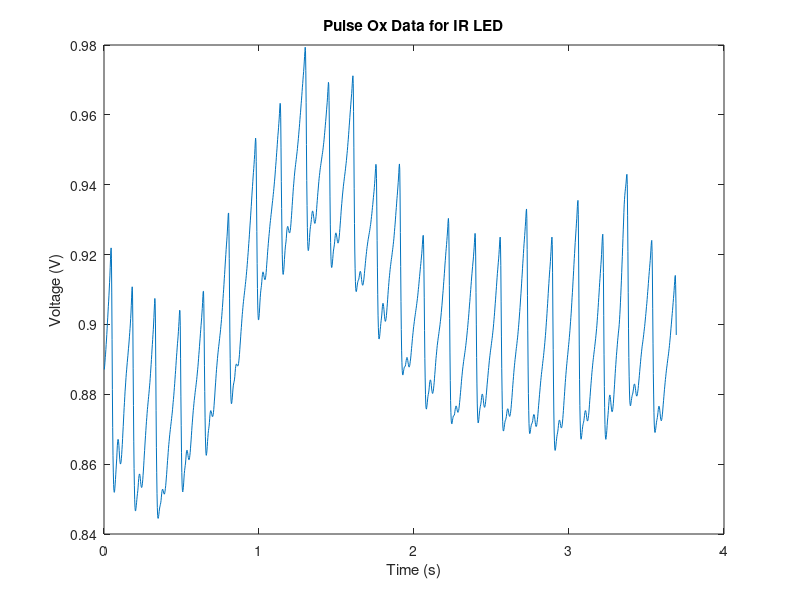

Recreate this plot in MATLAB.
%Processing data from the AFE4490
%Graphing the data to help visualize it 

%Written by Chloe Melnick
%Last update 06/07/2019
%%
IR = [0.88710079
0.88806495
0.88919219
0.89046363
0.89148912
0.89281949
0.89429168
0.89554138
0.89712924
0.89872751
0.90043487
0.90188484
0.90357227
0.90520248
0.90666971
0.90836629
0.91015377
0.91206893
0.91390457
0.91626844
0.91866884
0.92104797
0.921912
0.91897087
0.90901222
0.89572448
0.88136272
0.8704463
0.8625389
0.85772438
0.85419569
0.85245046
0.85192737
0.85215625
0.85311641
0.85434093
0.85561189
0.85712985
0.85857238
0.8600481
0.86150207
0.86342582
0.86525402
0.86638126
0.86708459
0.86702041
0.86640987
0.86542396
0.86388416
0.86233692
0.86125097
0.86039266
0.86002645
0.86019239
0.86062946
0.861553
0.86273298
0.86422519
0.86561689
0.8673335
0.86917762
0.87078104
0.87263259
0.87447052
0.876198
0.87763423
0.87928686
0.88089809
0.88208255
0.88348331
0.88479595
0.88601531
0.88699378
0.8880845
0.88910923
0.89011745
0.89103012
0.89208869
0.89317817
0.89412126
0.89526281
0.89646205
0.89770612
0.8988367
0.90014247
0.90172977
0.90327653
0.90536899
0.90760688
0.90978012
0.91077527
0.90870494
0.900638
0.88745555
0.87677936
0.86657819
0.85874919
0.85382537
0.84981079
0.84755973
0.84666481
0.84664306
0.84723243
0.84808044
0.84894962
0.84993953
0.85084476
0.85162363
0.85237321
0.85342483
0.8547203
0.85588655
0.85669155
0.85714473
0.85718135
0.85678424
0.85597972
0.85501041
0.85414295
0.85358104
0.85332469
0.85337619
0.85380945
0.85454807
0.85554323
0.85681686
0.85802707
0.85949535
0.86106548
0.86261568
0.86392993
0.86547098
0.8669197
0.86822042
0.86961193
0.87098922
0.8722681
0.87328157
0.87452487
0.87566928
0.87656078
0.87755756
0.87845478
0.87941379
0.88028984
0.88130435
0.88240823
0.88334255
0.88457164
0.88588371
0.88724098
0.88850955
0.88996353
0.8914215
0.89298191
0.89426822
0.89571485
0.89715728
0.89848766
0.90012245
0.90196838
0.90410337
0.9059452
0.90743522
0.90611467
0.90038738
0.88802261
0.87529859
0.86469497
0.85768718
0.85158462
0.84756097
0.84533901
0.84452419
0.84448251
0.84498319
0.84564342
0.8464509
0.84715518
0.84776458
0.84809818
0.84850158
0.84891815
0.84956474
0.8505495
0.85148963
0.8522273
0.85262145
0.85282573
0.85272331
0.85240001
0.85203847
0.85161666
0.85143241
0.85142335
0.85178432
0.85228738
0.8530838
0.85381107
0.85485591
0.85602264
0.85708694
0.85840473
0.85968704
0.86103687
0.86207599
0.86333026
0.86452846
0.86562366
0.86650314
0.86746511
0.86840858
0.86917476
0.86994438
0.87075242
0.87152309
0.87223443
0.87303085
0.87388343
0.87461357
0.87557716
0.87659397
0.87764225
0.87851371
0.87956886
0.88072071
0.88190116
0.88303585
0.88433475
0.88564281
0.88683242
0.88822469
0.88959798
0.89091119
0.89198169
0.89328804
0.8944828
0.89548702
0.89663658
0.89793605
0.89940776
0.90085611
0.90264759
0.90406665
0.90388755
0.89978542
0.89032688
0.87947444
0.87113056
0.86326847
0.85759458
0.85404281
0.85250358
0.85206995
0.85253448
0.85339393
0.85463342
0.85605583
0.85730323
0.85817356
0.85891742
0.85962524
0.86032114
0.86143283
0.86262187
0.86353282
0.86391849
0.86396894
0.86368732
0.86314544
0.86251373
0.86187
0.8613945
0.86125717
0.8613573
0.86181173
0.86253604
0.8633646
0.86455593
0.86574783
0.86693801
0.86828498
0.86962518
0.87098236
0.87203521
0.87318649
0.87432346
0.87542448
0.87627182
0.8772932
0.87819967
0.87892112
0.87971191
0.88053932
0.88128604
0.88190755
0.88272008
0.88347187
0.88424835
0.88513011
0.88608913
0.88701496
0.88791618
0.88900861
0.89018039
0.89140548
0.89246635
0.89372463
0.89495096
0.89606266
0.89732561
0.89848594
0.89964523
0.90071125
0.90189514
0.90328903
0.90455703
0.90623016
0.90804462
0.9094614
0.90948314
0.90596351
0.8978857
0.88833341
0.88077459
0.87345371
0.8679944
0.86489877
0.86297378
0.86251716
0.8629692
0.86379261
0.86509952
0.86646089
0.86762866
0.86875877
0.86960849
0.87026481
0.87088222
0.87190361
0.87316188
0.87429199
0.87494955
0.87531337
0.87525959
0.87505187
0.87459239
0.8741146
0.87373294
0.87361507
0.87372093
0.87412843
0.87472
0.87561149
0.87674217
0.8780611
0.87921981
0.88064117
0.88208255
0.88328018
0.88460264
0.88592948
0.88716259
0.88814277
0.88922319
0.89025192
0.89121952
0.89204921
0.89290122
0.89371948
0.89442787
0.8952301
0.89602317
0.89687805
0.89756879
0.89850654
0.89947471
0.90033826
0.90140256
0.90251026
0.90369071
0.90485115
0.90613574
0.90746841
0.90884122
0.91009197
0.91149215
0.91305837
0.91431884
0.91581926
0.91729431
0.91875686
0.92004089
0.92146224
0.92275543
0.92391128
0.92525424
0.92674026
0.92846431
0.93015012
0.93179969
0.93188896
0.92754764
0.9189085
0.90732021
0.89728946
0.89030752
0.88413105
0.88001747
0.87795581
0.87732295
0.87749519
0.87828311
0.87919692
0.88039627
0.88150463
0.88242187
0.88294143
0.88339061
0.88373451
0.88435134
0.8851387
0.8862854
0.88737945
0.88802204
0.88853702
0.88869552
0.88855247
0.88841285
0.88818569
0.88814048
0.88811702
0.88832817
0.88880081
0.88956184
0.89039211
0.8914215
0.89274225
0.89409885
0.89526281
0.89663829
0.8979824
0.89909305
0.90037021
0.90161428
0.90281982
0.90376224
0.90481004
0.90579872
0.90659923
0.90746097
0.9082386
0.90902652
0.90974464
0.91058406
0.9114252
0.91226234
0.91307373
0.91404304
0.91507987
0.91600112
0.91711692
0.91828308
0.91949567
0.920545
0.92183418
0.92319259
0.92427406
0.92566118
0.9270195
0.92844085
0.92964372
0.93107242
0.93249378
0.93381509
0.93531589
0.93679676
0.93819923
0.93945465
0.94085483
0.94221897
0.94346752
0.94458045
0.94583873
0.94726524
0.94863338
0.95036144
0.95219364
0.95333175
0.95236759
0.94669256
0.93587722
0.92656745
0.91741571
0.91029396
0.9053009
0.90263156
0.90133962
0.90133552
0.90208168
0.90316314
0.90472526
0.90641956
0.90770826
0.90895214
0.90980014
0.91053657
0.91118659
0.91222801
0.91338787
0.91426048
0.91487617
0.91505184
0.91483268
0.91439552
0.91387948
0.91335926
0.91296615
0.91279907
0.91288032
0.91332445
0.91390523
0.91482648
0.91594905
0.91725263
0.91838607
0.91965351
0.92095813
0.9219881
0.92311134
0.92415504
0.92522058
0.92605886
0.92712249
0.92808551
0.92899646
0.92977981
0.93063526
0.93147411
0.93221054
0.93304882
0.9338809
0.93474206
0.93547782
0.93631277
0.93721046
0.93803272
0.93898544
0.93994789
0.94100418
0.94191799
0.94306926
0.94429664
0.94555387
0.94658317
0.94784774
0.9491559
0.95026988
0.95157508
0.95289812
0.95412368
0.95511589
0.95631523
0.95757408
0.95877571
0.96037445
0.96196517
0.9632904
0.96306838
0.95932397
0.95075855
0.94086856
0.9331644
0.92559299
0.91996593
0.91669063
0.91474857
0.91431598
0.91480932
0.91567726
0.9170248
0.91858921
0.9198698
0.92116651
0.92219009
0.92296323
0.92361431
0.92463979
0.92588148
0.92702808
0.92764778
0.92803916
0.92803688
0.92781028
0.92736225
0.92687644
0.92642726
0.92623338
0.92621555
0.92650394
0.92696866
0.927816
0.92881736
0.93004875
0.93125953
0.93259344
0.93405761
0.935293
0.93666687
0.93797092
0.93924865
0.94025402
0.94132633
0.94240264
0.9433566
0.94418506
0.94497928
0.94580154
0.94645557
0.94719324
0.94797763
0.94878902
0.94950428
0.95038833
0.95141324
0.95224227
0.95322532
0.95429248
0.95536022
0.9563095
0.95749111
0.95862808
0.95977935
0.96075038
0.96195487
0.96317253
0.96421165
0.96545848
0.96668128
0.96792354
0.96898899
0.97022495
0.9713665
0.97240743
0.97370109
0.97515401
0.97674007
0.97814769
0.97936191
0.97840347
0.97273521
0.96347408
0.95153913
0.94120798
0.93402271
0.92773189
0.92370996
0.92165966
0.92113952
0.92144336
0.92234687
0.92341747
0.92485656
0.92622241
0.92728157
0.92803516
0.92858276
0.92921791
0.93004188
0.93089332
0.93183345
0.9323656
0.93249549
0.93224887
0.9317213
0.93101348
0.93037548
0.92963962
0.92906341
0.92892665
0.9290039
0.92946062
0.93013744
0.93090934
0.93195476
0.93314208
0.93439874
0.93551959
0.93668575
0.93782272
0.93878402
0.93990497
0.94092807
0.94185791
0.94263277
0.94341316
0.94426574
0.94487972
0.94551601
0.94612426
0.94679555
0.94733848
0.94798288
0.94861907
0.94914493
0.94983844
0.9505537
0.95141897
0.95212154
0.95303077
0.95401554
0.95501861
0.95600967
0.9570425
0.95813541
0.95910472
0.96025142
0.96144504
0.96253852
0.96359138
0.96505174
0.96665039
0.96804027
0.96930894
0.96873493
0.96409835
0.95622768
0.94592113
0.93651065
0.92870864
0.92344322
0.9193531
0.91710033
0.91632156
0.91631641
0.91694698
0.91790256
0.91888504
0.92007408
0.9209959
0.92161674
0.92215003
0.92279491
0.92364635
0.9245819
0.92548828
0.92606563
0.92621049
0.92604904
0.92560729
0.92498311
0.92439947
0.92374143
0.9233797
0.92329101
0.92342891
0.92383747
0.92450923
0.92529258
0.92636547
0.9274887
0.92873897
0.92984275
0.93114166
0.93243322
0.93361482
0.93460407
0.93568553
0.93677558
0.93763046
0.93852539
0.93941125
0.94021739
0.94089202
0.94167194
0.94239749
0.94306583
0.94376573
0.94455127
0.94537582
0.94611511
0.94695968
0.94792957
0.94887485
0.94978981
0.9509056
0.95203914
0.95303831
0.95429649
0.95552845
0.95684852
0.95793743
0.95923528
0.96053133
0.96160812
0.96285209
0.96399888
0.96510038
0.96613254
0.96757164
0.96909151
0.97060499
0.97118396
0.96896495
0.96099243
0.95055713
0.93883724
0.92890777
0.92102279
0.91608352
0.91228179
0.9102499
0.90947856
0.90940771
0.90986938
0.91058807
0.91127643
0.91189842
0.91232814
0.9125616
0.91274585
0.91297988
0.91352806
0.9141077
0.91470394
0.91508731
0.91519031
0.91498031
0.91443958
0.9136013
0.91282949
0.91208152
0.91149339
0.91123237
0.91123304
0.91156654
0.91210498
0.91274757
0.91359052
0.91452426
0.91553249
0.91637306
0.91738529
0.91831693
0.91927471
0.92002372
0.92088489
0.92173233
0.92232913
0.92301759
0.92365722
0.92425069
0.92473182
0.92528514
0.92581443
0.92627916
0.92683067
0.92739782
0.92803115
0.92858619
0.92929468
0.9300786
0.93092479
0.93169841
0.93258647
0.93351755
0.93433914
0.93534221
0.93630294
0.93727407
0.93806705
0.93916168
0.94039764
0.94155921
0.94308643
0.94466695
0.94582958
0.94551773
0.94181671
0.93365421
0.92397603
0.91618652
0.90849437
0.90264587
0.89917144
0.89678707
0.89582929
0.89595451
0.89645586
0.89733419
0.89846305
0.89935054
0.90029535
0.90105352
0.901826
0.90268764
0.90390882
0.90506973
0.90581359
0.90604028
0.90580215
0.9051773
0.90432529
0.90323753
0.90218753
0.90141506
0.90098533
0.9008852
0.90123662
0.90172462
0.90253772
0.9035757
0.90478019
0.90589485
0.90722761
0.90854015
0.90979843
0.91086902
0.91200714
0.91311092
0.91394405
0.91490592
0.91576423
0.91654987
0.91721591
0.91798324
0.91864414
0.91922206
0.91993627
0.92065258
0.92137413
0.92204589
0.92284927
0.92366466
0.92452535
0.9255289
0.92666072
0.92772331
0.92872066
0.9299263
0.93119316
0.93242282
0.93346605
0.93472995
0.93599805
0.93693752
0.93817691
0.93933448
0.94060535
0.94191112
0.94351968
0.945195
0.94594917
0.94446029
0.9376379
0.92630491
0.91656417
0.90655813
0.8985363
0.89262714
0.88916931
0.8868061
0.88574066
0.88551464
0.88582429
0.88643188
0.88704309
0.8874608
0.88777265
0.88789157
0.88792648
0.88808212
0.88856563
0.88916416
0.88973245
0.89025602
0.89054145
0.89048652
0.89021701
0.88963737
0.88898334
0.88850669
0.88803873
0.88779716
0.88789501
0.88819608
0.88873329
0.88947496
0.89011297
0.89100494
0.89197654
0.89307003
0.89398498
0.89499893
0.89598379
0.89693241
0.89770431
0.89867649
0.8994461
0.90008649
0.90081996
0.90154495
0.90219507
0.90277805
0.90342817
0.90405521
0.9046194
0.90533695
0.90600023
0.90672912
0.90740032
0.9081871
0.90907115
0.9099924
0.91081008
0.91179094
0.91279621
0.91372547
0.91468963
0.91563329
0.91659336
0.91739854
0.91834602
0.91931476
0.92022686
0.92140331
0.92279376
0.92419567
0.92532806
0.92551288
0.92278585
0.91564693
0.90760746
0.89829769
0.890209
0.88467864
0.87998657
0.87718906
0.87596454
0.87575063
0.87616424
0.87692184
0.8777172
0.87866935
0.8794178
0.87994594
0.88038711
0.88095197
0.88184566
0.88288822
0.88359556
0.8840372
0.88412532
0.88391132
0.88331108
0.88242759
0.88152065
0.88089523
0.88038711
0.88023891
0.88043231
0.88085975
0.88154869
0.8824316
0.88330478
0.88443889
0.88564796
0.88669452
0.88796482
0.88914527
0.89029035
0.89113597
0.89214248
0.89310274
0.89397125
0.89467678
0.89536685
0.8960844
0.89662752
0.89734725
0.89799098
0.89868106
0.89924983
0.9000143
0.90080223
0.90153236
0.9024084
0.90338811
0.90440998
0.90534667
0.90643043
0.90757255
0.90875539
0.90973672
0.91103954
0.9122509
0.91335468
0.91464052
0.91589469
0.91730289
0.91836204
0.9196352
0.92082939
0.92179355
0.9228899
0.92402629
0.92523937
0.92645416
0.92798023
0.92956466
0.93035373
0.92890663
0.92219648
0.91112651
0.90166864
0.89183292
0.88396854
0.87818698
0.87484474
0.87261428
0.87169303
0.87155065
0.87183322
0.87241115
0.8729948
0.87342796
0.87379417
0.87388
0.87390861
0.8740179
0.87441902
0.87513771
0.87571392
0.87626667
0.87659225
0.87664089
0.87655172
0.87611217
0.87558288
0.87518701
0.87489395
0.87482185
0.87503824
0.87535686
0.87593421
0.87666721
0.87758674
0.87841186
0.8794178
0.88044557
0.88143548
0.88246765
0.8836029
0.88462314
0.88544883
0.88641653
0.88722953
0.88796195
0.88866977
0.88939075
0.89003334
0.89061365
0.89126472
0.8919383
0.89249725
0.89319648
0.89394674
0.89473114
0.89549388
0.89636592
0.89724264
0.89820966
0.89907941
0.90006179
0.90111179
0.90207824
0.90318145
0.90434246
0.90554351
0.90651683
0.90770645
0.90891952
0.91000385
0.91119871
0.91235904
0.91358127
0.91452484
0.91558685
0.91656131
0.91759071
0.91844959
0.91953573
0.92076816
0.92194519
0.92351989
0.92507753
0.92606563
0.92496528
0.91931762
0.9091547
0.90009384
0.89055976
0.88296899
0.87748441
0.87436408
0.87243804
0.87181148
0.87204437
0.87274084
0.87370662
0.87465591
0.87542209
0.87609682
0.87657909
0.87699394
0.87747631
0.87826547
0.87913341
0.87974748
0.88003177
0.87998886
0.87960605
0.87899093
0.87812347
0.87726459
0.87663002
0.8762947
0.8762742
0.87655048
0.87707347
0.87785453
0.87871398
0.87971477
0.88063726
0.88181362
0.8828968
0.88382205
0.88485031
0.88581104
0.88684902
0.88768968
0.88866291
0.88960704
0.89039783
0.89113254
0.89187355
0.89263172
0.89320507
0.89390258
0.89461336
0.8953577
0.89597911
0.89674587
0.89758529
0.89835662
0.89924535
0.90026321
0.90133724
0.90231285
0.90348129
0.9046875
0.90593261
0.90703878
0.90836849
0.90963945
0.91081008
0.91212615
0.9133707
0.91460046
0.91561899
0.91670618
0.917807
0.9187643
0.91996936
0.92144908
0.92300949
0.92433128
0.92499504
0.92276115
0.91690692
0.90666732
0.896422
0.88745384
0.88119335
0.87570705
0.87214508
0.87019042
0.86952838
0.86950664
0.86994094
0.87052745
0.87127246
0.87191162
0.87235794
0.87260513
0.87281398
0.87317161
0.87368717
0.87442188
0.87514629
0.87562475
0.87585525
0.87579174
0.87546615
0.87487621
0.87439451
0.87397842
0.873705
0.87367639
0.87396984
0.87447223
0.87516984
0.87596235
0.87700309
0.87813034
0.87913169
0.8804346
0.88166151
0.88286819
0.88395423
0.88507404
0.88621101
0.88726787
0.88815889
0.88907375
0.88996067
0.89066276
0.89150161
0.89230842
0.89315872
0.89372749
0.89456405
0.89541606
0.89615592
0.89704971
0.89803962
0.8990633
0.90007266
0.90122051
0.90241756
0.90367069
0.90484828
0.90613975
0.90758743
0.90878334
0.91015548
0.91160831
0.91312007
0.91441268
0.91595373
0.91752204
0.91881294
0.92030124
0.92177877
0.92310791
0.92421569
0.92545967
0.92670021
0.92804603
0.92935295
0.93099861
0.93249778
0.93305625
0.93037834
0.92144737
0.90835704
0.89814386
0.88808784
0.88026752
0.87541465
0.87158946
0.86953468
0.86877365
0.86875934
0.86922464
0.86987571
0.87057609
0.87101726
0.87146415
0.87162551
0.87172393
0.87199411
0.87246618
0.87316761
0.87376728
0.87417526
0.8742114
0.87407226
0.87355155
0.87277565
0.87201633
0.8713829
0.87088336
0.87076435
0.87084684
0.87124099
0.8719202
0.87270183
0.87354764
0.87456722
0.87569913
0.87684173
0.87777156
0.87888393
0.87999973
0.88094911
0.88199052
0.88296546
0.88397321
0.8847908
0.88568983
0.8865097
0.88718204
0.88797168
0.88882427
0.8896162
0.89024562
0.89113597
0.89200744
0.89293498
0.8937808
0.89480724
0.89584932
0.89685859
0.89802532
0.89930305
0.90063581
0.90178642
0.90315685
0.90461997
0.90592918
0.90740833
0.90888004
0.91042213
0.91167812
0.91311492
0.91442356
0.91569442
0.9167262
0.91803369
0.9195362
0.92095413
0.9226902
0.92431812
0.92499217
0.92287044
0.91495113
0.9027008
0.89279708
0.88294086
0.8752242
0.86976356
0.86668405
0.86462984
0.86392707
0.86408271
0.86466236
0.86550922
0.86648025
0.86723728
0.86798582
0.86846933
0.8689516
0.86945514
0.87021903
0.871138
0.87186412
0.87243003
0.87262067
0.87253532
0.87223091
0.87166795
0.87107162
0.87057037
0.87038726
0.8704256
0.87069625
0.87125701
0.87207298
0.8730298
0.87419929
0.87534885
0.87674274
0.87816009
0.87934169
0.88073558
0.88207569
0.88339977
0.8845025
0.88569145
0.88674774
0.88784751
0.88874301
0.88969974
0.89063587
0.89143295
0.89238224
0.89333953
0.89430255
0.89514942
0.89621772
0.89729127
0.89829998
0.89953718
0.90076961
0.90202388
0.90323076
0.90467844
0.90621242
0.90776653
0.90910263
0.910678
0.9123785
0.91383018
0.91549024
0.91722278
0.91885643
0.92030639
0.92188911
0.92348613
0.92473926
0.92616233
0.92752189
0.92899875
0.93024168
0.93191471
0.93372173
0.93517513
0.93550758
0.93143234
0.92014617
0.90730361
0.89438323
0.88429412
0.8768321
0.87239055
0.86914501
0.86749534
0.8671297
0.86742267
0.86819467
0.86907634
0.86988945
0.87068767
0.87127027
0.87163934
0.87200841
0.87245807
0.87316589
0.87394819
0.87471084
0.87519664
0.87532367
0.87524185
0.87479953
0.87409801
0.87341032
0.87281627
0.87239913
0.87236604
0.87260513
0.87313098
0.87389202
0.87466793
0.87578544
0.87701568
0.87829694
0.87936859
0.88063945
0.88183937
0.8829998
0.88403778
0.88514385
0.88629226
0.8871375
0.88813648
0.88902912
0.88988628
0.89056434
0.89141578
0.89215049
0.89282741
0.89370231
0.89442501
0.89524326
0.89601974
0.89690837
0.89785079
0.89881725
0.8997775
0.90103454
0.90229911
0.90345211
0.90485229
0.90625705
0.90769968
0.90902023
0.91052684
0.91205234
0.91319618
0.91459808
0.91589298
0.91721019
0.91843013
0.92003116
0.92186565
0.92383174
0.92537441
0.92582302
0.92250881
0.91483268
0.90247707
0.89129676
0.88226737
0.87626724
0.87137775
0.86851673
0.86733064
0.86710109
0.86766586
0.8685831
0.86966629
0.87107734
0.87234601
0.87325916
0.87429027
0.87539691
0.87671985
0.87799129
0.87912197
0.87968502
0.87977895
0.87938175
0.87859783
0.87757415
0.87666263
0.87573795
0.87516288
0.87501125
0.87510051
0.87559719
0.87641315
0.87731609
0.87862529
0.88000431
0.8814846
0.88286991
0.88440685
0.88593235
0.8873331
0.8885353
0.88987598
0.89113082
0.89215793
0.89328174
0.89432487
0.895471
0.89632997
0.89728946
0.89815006
0.89894027
0.89998226
0.90133895
0.90287132
0.90444145
0.90636177
0.90833988
0.91046791
0.91248207
0.91482076
0.91728057
0.91945095
0.92197618
0.9245716
0.9270688
0.92931404
0.93198909
0.93423566
0.93570442
0.93698329
0.93796749
0.93885049
0.93958292
0.940452
0.94164676
0.94281349
0.94297771
0.9400629
0.9312664
0.92089519
0.90908203
0.89874181
0.8905054
0.8851902
0.8809473
0.878337
0.87714967
0.87671194
0.87689723
0.87752609
0.87817554
0.87882051
0.87932119
0.87972393
0.88000602
0.88034477
0.88093872
0.8815464
0.88228807
0.88280982
0.88295974
0.88286886
0.88240871
0.88176212
0.88108863
0.88036193
0.87981042
0.87950019
0.87948246
0.8797079
0.88025388
0.88091192
0.88159217
0.88254203
0.88351936
0.88440914
0.88540706
0.88647766
0.88752765
0.88844718
0.88946285
0.89049634
0.89128646
0.89216251
0.89299278
0.8937704
0.89435749
0.89500923
0.89569702
0.89636716
0.89717445
0.89793605
0.89872684
0.89943418
0.90034847
0.90127143
0.90222415
0.90312595
0.90413875
0.90516643
0.90604248
0.90713539
0.90825862
0.90944204
0.91045246
0.91170387
0.9129507
0.9140397
0.91516857
0.91622657
0.91733951
0.91834201
0.91960201
0.92105655
0.92256145
0.9237214
0.9240549
0.92092838
0.9144453
0.90448493
0.89463386
0.88602046
0.8800724
0.87486133
0.87148303
0.86983509
0.86907234
0.86914043
0.86966571
0.870298
0.87110195
0.87184638
0.87246494
0.87284832
0.87336168
0.87405567
0.87478075
0.87564868
0.87630786
0.87658081
0.87650184
0.87608356
0.87528715
0.87442989
0.87354297
0.87283973
0.87249298
0.87243289
0.87271842
0.87332553
0.87411518
0.87493915
0.87606925
0.87717876
0.8781682
0.87929477
0.88034591
0.88144054
0.88233432
0.88331232
0.8842575
0.88502607
0.88591918
0.88671741
0.88748083
0.88811645
0.88883285
0.88956871
0.89027652
0.89086761
0.89157085
0.89233818
0.89309635
0.89393692
0.8948719
0.89582977
0.8967493
0.89782276
0.89892711
0.89988155
0.90097389
0.90206222
0.90311632
0.90405921
0.90523061
0.90629539
0.90744504
0.90845146
0.90969257
0.91112365
0.91235742
0.91369514
0.91402015
0.91139259
0.90593891
0.89698228]

RED=[0.88710079
0.88806495
0.88919219
0.89046363
0.89148912
0.89281949
0.89429168
0.89554138
0.89712924
0.89872751
0.90043487
0.90188484
0.90357227
0.90520248
0.90666971
0.90836629
0.91015377
0.91206893
0.91390457
0.91626844
0.91866884
0.92104797
0.921912
0.91897087
0.90901222
0.89572448
0.88136272
0.8704463
0.8625389
0.85772438
0.85419569
0.85245046
0.85192737
0.85215625
0.85311641
0.85434093
0.85561189
0.85712985
0.85857238
0.8600481
0.86150207
0.86342582
0.86525402
0.86638126
0.86708459
0.86702041
0.86640987
0.86542396
0.86388416
0.86233692
0.86125097
0.86039266
0.86002645
0.86019239
0.86062946
0.861553
0.86273298
0.86422519
0.86561689
0.8673335
0.86917762
0.87078104
0.87263259
0.87447052
0.876198
0.87763423
0.87928686
0.88089809
0.88208255
0.88348331
0.88479595
0.88601531
0.88699378
0.8880845
0.88910923
0.89011745
0.89103012
0.89208869
0.89317817
0.89412126
0.89526281
0.89646205
0.89770612
0.8988367
0.90014247
0.90172977
0.90327653
0.90536899
0.90760688
0.90978012
0.91077527
0.90870494
0.900638
0.88745555
0.87677936
0.86657819
0.85874919
0.85382537
0.84981079
0.84755973
0.84666481
0.84664306
0.84723243
0.84808044
0.84894962
0.84993953
0.85084476
0.85162363
0.85237321
0.85342483
0.8547203
0.85588655
0.85669155
0.85714473
0.85718135
0.85678424
0.85597972
0.85501041
0.85414295
0.85358104
0.85332469
0.85337619
0.85380945
0.85454807
0.85554323
0.85681686
0.85802707
0.85949535
0.86106548
0.86261568
0.86392993
0.86547098
0.8669197
0.86822042
0.86961193
0.87098922
0.8722681
0.87328157
0.87452487
0.87566928
0.87656078
0.87755756
0.87845478
0.87941379
0.88028984
0.88130435
0.88240823
0.88334255
0.88457164
0.88588371
0.88724098
0.88850955
0.88996353
0.8914215
0.89298191
0.89426822
0.89571485
0.89715728
0.89848766
0.90012245
0.90196838
0.90410337
0.9059452
0.90743522
0.90611467
0.90038738
0.88802261
0.87529859
0.86469497
0.85768718
0.85158462
0.84756097
0.84533901
0.84452419
0.84448251
0.84498319
0.84564342
0.8464509
0.84715518
0.84776458
0.84809818
0.84850158
0.84891815
0.84956474
0.8505495
0.85148963
0.8522273
0.85262145
0.85282573
0.85272331
0.85240001
0.85203847
0.85161666
0.85143241
0.85142335
0.85178432
0.85228738
0.8530838
0.85381107
0.85485591
0.85602264
0.85708694
0.85840473
0.85968704
0.86103687
0.86207599
0.86333026
0.86452846
0.86562366
0.86650314
0.86746511
0.86840858
0.86917476
0.86994438
0.87075242
0.87152309
0.87223443
0.87303085
0.87388343
0.87461357
0.87557716
0.87659397
0.87764225
0.87851371
0.87956886
0.88072071
0.88190116
0.88303585
0.88433475
0.88564281
0.88683242
0.88822469
0.88959798
0.89091119
0.89198169
0.89328804
0.8944828
0.89548702
0.89663658
0.89793605
0.89940776
0.90085611
0.90264759
0.90406665
0.90388755
0.89978542
0.89032688
0.87947444
0.87113056
0.86326847
0.85759458
0.85404281
0.85250358
0.85206995
0.85253448
0.85339393
0.85463342
0.85605583
0.85730323
0.85817356
0.85891742
0.85962524
0.86032114
0.86143283
0.86262187
0.86353282
0.86391849
0.86396894
0.86368732
0.86314544
0.86251373
0.86187
0.8613945
0.86125717
0.8613573
0.86181173
0.86253604
0.8633646
0.86455593
0.86574783
0.86693801
0.86828498
0.86962518
0.87098236
0.87203521
0.87318649
0.87432346
0.87542448
0.87627182
0.8772932
0.87819967
0.87892112
0.87971191
0.88053932
0.88128604
0.88190755
0.88272008
0.88347187
0.88424835
0.88513011
0.88608913
0.88701496
0.88791618
0.88900861
0.89018039
0.89140548
0.89246635
0.89372463
0.89495096
0.89606266
0.89732561
0.89848594
0.89964523
0.90071125
0.90189514
0.90328903
0.90455703
0.90623016
0.90804462
0.9094614
0.90948314
0.90596351
0.8978857
0.88833341
0.88077459
0.87345371
0.8679944
0.86489877
0.86297378
0.86251716
0.8629692
0.86379261
0.86509952
0.86646089
0.86762866
0.86875877
0.86960849
0.87026481
0.87088222
0.87190361
0.87316188
0.87429199
0.87494955
0.87531337
0.87525959
0.87505187
0.87459239
0.8741146
0.87373294
0.87361507
0.87372093
0.87412843
0.87472
0.87561149
0.87674217
0.8780611
0.87921981
0.88064117
0.88208255
0.88328018
0.88460264
0.88592948
0.88716259
0.88814277
0.88922319
0.89025192
0.89121952
0.89204921
0.89290122
0.89371948
0.89442787
0.8952301
0.89602317
0.89687805
0.89756879
0.89850654
0.89947471
0.90033826
0.90140256
0.90251026
0.90369071
0.90485115
0.90613574
0.90746841
0.90884122
0.91009197
0.91149215
0.91305837
0.91431884
0.91581926
0.91729431
0.91875686
0.92004089
0.92146224
0.92275543
0.92391128
0.92525424
0.92674026
0.92846431
0.93015012
0.93179969
0.93188896
0.92754764
0.9189085
0.90732021
0.89728946
0.89030752
0.88413105
0.88001747
0.87795581
0.87732295
0.87749519
0.87828311
0.87919692
0.88039627
0.88150463
0.88242187
0.88294143
0.88339061
0.88373451
0.88435134
0.8851387
0.8862854
0.88737945
0.88802204
0.88853702
0.88869552
0.88855247
0.88841285
0.88818569
0.88814048
0.88811702
0.88832817
0.88880081
0.88956184
0.89039211
0.8914215
0.89274225
0.89409885
0.89526281
0.89663829
0.8979824
0.89909305
0.90037021
0.90161428
0.90281982
0.90376224
0.90481004
0.90579872
0.90659923
0.90746097
0.9082386
0.90902652
0.90974464
0.91058406
0.9114252
0.91226234
0.91307373
0.91404304
0.91507987
0.91600112
0.91711692
0.91828308
0.91949567
0.920545
0.92183418
0.92319259
0.92427406
0.92566118
0.9270195
0.92844085
0.92964372
0.93107242
0.93249378
0.93381509
0.93531589
0.93679676
0.93819923
0.93945465
0.94085483
0.94221897
0.94346752
0.94458045
0.94583873
0.94726524
0.94863338
0.95036144
0.95219364
0.95333175
0.95236759
0.94669256
0.93587722
0.92656745
0.91741571
0.91029396
0.9053009
0.90263156
0.90133962
0.90133552
0.90208168
0.90316314
0.90472526
0.90641956
0.90770826
0.90895214
0.90980014
0.91053657
0.91118659
0.91222801
0.91338787
0.91426048
0.91487617
0.91505184
0.91483268
0.91439552
0.91387948
0.91335926
0.91296615
0.91279907
0.91288032
0.91332445
0.91390523
0.91482648
0.91594905
0.91725263
0.91838607
0.91965351
0.92095813
0.9219881
0.92311134
0.92415504
0.92522058
0.92605886
0.92712249
0.92808551
0.92899646
0.92977981
0.93063526
0.93147411
0.93221054
0.93304882
0.9338809
0.93474206
0.93547782
0.93631277
0.93721046
0.93803272
0.93898544
0.93994789
0.94100418
0.94191799
0.94306926
0.94429664
0.94555387
0.94658317
0.94784774
0.9491559
0.95026988
0.95157508
0.95289812
0.95412368
0.95511589
0.95631523
0.95757408
0.95877571
0.96037445
0.96196517
0.9632904
0.96306838
0.95932397
0.95075855
0.94086856
0.9331644
0.92559299
0.91996593
0.91669063
0.91474857
0.91431598
0.91480932
0.91567726
0.9170248
0.91858921
0.9198698
0.92116651
0.92219009
0.92296323
0.92361431
0.92463979
0.92588148
0.92702808
0.92764778
0.92803916
0.92803688
0.92781028
0.92736225
0.92687644
0.92642726
0.92623338
0.92621555
0.92650394
0.92696866
0.927816
0.92881736
0.93004875
0.93125953
0.93259344
0.93405761
0.935293
0.93666687
0.93797092
0.93924865
0.94025402
0.94132633
0.94240264
0.9433566
0.94418506
0.94497928
0.94580154
0.94645557
0.94719324
0.94797763
0.94878902
0.94950428
0.95038833
0.95141324
0.95224227
0.95322532
0.95429248
0.95536022
0.9563095
0.95749111
0.95862808
0.95977935
0.96075038
0.96195487
0.96317253
0.96421165
0.96545848
0.96668128
0.96792354
0.96898899
0.97022495
0.9713665
0.97240743
0.97370109
0.97515401
0.97674007
0.97814769
0.97936191
0.97840347
0.97273521
0.96347408
0.95153913
0.94120798
0.93402271
0.92773189
0.92370996
0.92165966
0.92113952
0.92144336
0.92234687
0.92341747
0.92485656
0.92622241
0.92728157
0.92803516
0.92858276
0.92921791
0.93004188
0.93089332
0.93183345
0.9323656
0.93249549
0.93224887
0.9317213
0.93101348
0.93037548
0.92963962
0.92906341
0.92892665
0.9290039
0.92946062
0.93013744
0.93090934
0.93195476
0.93314208
0.93439874
0.93551959
0.93668575
0.93782272
0.93878402
0.93990497
0.94092807
0.94185791
0.94263277
0.94341316
0.94426574
0.94487972
0.94551601
0.94612426
0.94679555
0.94733848
0.94798288
0.94861907
0.94914493
0.94983844
0.9505537
0.95141897
0.95212154
0.95303077
0.95401554
0.95501861
0.95600967
0.9570425
0.95813541
0.95910472
0.96025142
0.96144504
0.96253852
0.96359138
0.96505174
0.96665039
0.96804027
0.96930894
0.96873493
0.96409835
0.95622768
0.94592113
0.93651065
0.92870864
0.92344322
0.9193531
0.91710033
0.91632156
0.91631641
0.91694698
0.91790256
0.91888504
0.92007408
0.9209959
0.92161674
0.92215003
0.92279491
0.92364635
0.9245819
0.92548828
0.92606563
0.92621049
0.92604904
0.92560729
0.92498311
0.92439947
0.92374143
0.9233797
0.92329101
0.92342891
0.92383747
0.92450923
0.92529258
0.92636547
0.9274887
0.92873897
0.92984275
0.93114166
0.93243322
0.93361482
0.93460407
0.93568553
0.93677558
0.93763046
0.93852539
0.93941125
0.94021739
0.94089202
0.94167194
0.94239749
0.94306583
0.94376573
0.94455127
0.94537582
0.94611511
0.94695968
0.94792957
0.94887485
0.94978981
0.9509056
0.95203914
0.95303831
0.95429649
0.95552845
0.95684852
0.95793743
0.95923528
0.96053133
0.96160812
0.96285209
0.96399888
0.96510038
0.96613254
0.96757164
0.96909151
0.97060499
0.97118396
0.96896495
0.96099243
0.95055713
0.93883724
0.92890777
0.92102279
0.91608352
0.91228179
0.9102499
0.90947856
0.90940771
0.90986938
0.91058807
0.91127643
0.91189842
0.91232814
0.9125616
0.91274585
0.91297988
0.91352806
0.9141077
0.91470394
0.91508731
0.91519031
0.91498031
0.91443958
0.9136013
0.91282949
0.91208152
0.91149339
0.91123237
0.91123304
0.91156654
0.91210498
0.91274757
0.91359052
0.91452426
0.91553249
0.91637306
0.91738529
0.91831693
0.91927471
0.92002372
0.92088489
0.92173233
0.92232913
0.92301759
0.92365722
0.92425069
0.92473182
0.92528514
0.92581443
0.92627916
0.92683067
0.92739782
0.92803115
0.92858619
0.92929468
0.9300786
0.93092479
0.93169841
0.93258647
0.93351755
0.93433914
0.93534221
0.93630294
0.93727407
0.93806705
0.93916168
0.94039764
0.94155921
0.94308643
0.94466695
0.94582958
0.94551773
0.94181671
0.93365421
0.92397603
0.91618652
0.90849437
0.90264587
0.89917144
0.89678707
0.89582929
0.89595451
0.89645586
0.89733419
0.89846305
0.89935054
0.90029535
0.90105352
0.901826
0.90268764
0.90390882
0.90506973
0.90581359
0.90604028
0.90580215
0.9051773
0.90432529
0.90323753
0.90218753
0.90141506
0.90098533
0.9008852
0.90123662
0.90172462
0.90253772
0.9035757
0.90478019
0.90589485
0.90722761
0.90854015
0.90979843
0.91086902
0.91200714
0.91311092
0.91394405
0.91490592
0.91576423
0.91654987
0.91721591
0.91798324
0.91864414
0.91922206
0.91993627
0.92065258
0.92137413
0.92204589
0.92284927
0.92366466
0.92452535
0.9255289
0.92666072
0.92772331
0.92872066
0.9299263
0.93119316
0.93242282
0.93346605
0.93472995
0.93599805
0.93693752
0.93817691
0.93933448
0.94060535
0.94191112
0.94351968
0.945195
0.94594917
0.94446029
0.9376379
0.92630491
0.91656417
0.90655813
0.8985363
0.89262714
0.88916931
0.8868061
0.88574066
0.88551464
0.88582429
0.88643188
0.88704309
0.8874608
0.88777265
0.88789157
0.88792648
0.88808212
0.88856563
0.88916416
0.88973245
0.89025602
0.89054145
0.89048652
0.89021701
0.88963737
0.88898334
0.88850669
0.88803873
0.88779716
0.88789501
0.88819608
0.88873329
0.88947496
0.89011297
0.89100494
0.89197654
0.89307003
0.89398498
0.89499893
0.89598379
0.89693241
0.89770431
0.89867649
0.8994461
0.90008649
0.90081996
0.90154495
0.90219507
0.90277805
0.90342817
0.90405521
0.9046194
0.90533695
0.90600023
0.90672912
0.90740032
0.9081871
0.90907115
0.9099924
0.91081008
0.91179094
0.91279621
0.91372547
0.91468963
0.91563329
0.91659336
0.91739854
0.91834602
0.91931476
0.92022686
0.92140331
0.92279376
0.92419567
0.92532806
0.92551288
0.92278585
0.91564693
0.90760746
0.89829769
0.890209
0.88467864
0.87998657
0.87718906
0.87596454
0.87575063
0.87616424
0.87692184
0.8777172
0.87866935
0.8794178
0.87994594
0.88038711
0.88095197
0.88184566
0.88288822
0.88359556
0.8840372
0.88412532
0.88391132
0.88331108
0.88242759
0.88152065
0.88089523
0.88038711
0.88023891
0.88043231
0.88085975
0.88154869
0.8824316
0.88330478
0.88443889
0.88564796
0.88669452
0.88796482
0.88914527
0.89029035
0.89113597
0.89214248
0.89310274
0.89397125
0.89467678
0.89536685
0.8960844
0.89662752
0.89734725
0.89799098
0.89868106
0.89924983
0.9000143
0.90080223
0.90153236
0.9024084
0.90338811
0.90440998
0.90534667
0.90643043
0.90757255
0.90875539
0.90973672
0.91103954
0.9122509
0.91335468
0.91464052
0.91589469
0.91730289
0.91836204
0.9196352
0.92082939
0.92179355
0.9228899
0.92402629
0.92523937
0.92645416
0.92798023
0.92956466
0.93035373
0.92890663
0.92219648
0.91112651
0.90166864
0.89183292
0.88396854
0.87818698
0.87484474
0.87261428
0.87169303
0.87155065
0.87183322
0.87241115
0.8729948
0.87342796
0.87379417
0.87388
0.87390861
0.8740179
0.87441902
0.87513771
0.87571392
0.87626667
0.87659225
0.87664089
0.87655172
0.87611217
0.87558288
0.87518701
0.87489395
0.87482185
0.87503824
0.87535686
0.87593421
0.87666721
0.87758674
0.87841186
0.8794178
0.88044557
0.88143548
0.88246765
0.8836029
0.88462314
0.88544883
0.88641653
0.88722953
0.88796195
0.88866977
0.88939075
0.89003334
0.89061365
0.89126472
0.8919383
0.89249725
0.89319648
0.89394674
0.89473114
0.89549388
0.89636592
0.89724264
0.89820966
0.89907941
0.90006179
0.90111179
0.90207824
0.90318145
0.90434246
0.90554351
0.90651683
0.90770645
0.90891952
0.91000385
0.91119871
0.91235904
0.91358127
0.91452484
0.91558685
0.91656131
0.91759071
0.91844959
0.91953573
0.92076816
0.92194519
0.92351989
0.92507753
0.92606563
0.92496528
0.91931762
0.9091547
0.90009384
0.89055976
0.88296899
0.87748441
0.87436408
0.87243804
0.87181148
0.87204437
0.87274084
0.87370662
0.87465591
0.87542209
0.87609682
0.87657909
0.87699394
0.87747631
0.87826547
0.87913341
0.87974748
0.88003177
0.87998886
0.87960605
0.87899093
0.87812347
0.87726459
0.87663002
0.8762947
0.8762742
0.87655048
0.87707347
0.87785453
0.87871398
0.87971477
0.88063726
0.88181362
0.8828968
0.88382205
0.88485031
0.88581104
0.88684902
0.88768968
0.88866291
0.88960704
0.89039783
0.89113254
0.89187355
0.89263172
0.89320507
0.89390258
0.89461336
0.8953577
0.89597911
0.89674587
0.89758529
0.89835662
0.89924535
0.90026321
0.90133724
0.90231285
0.90348129
0.9046875
0.90593261
0.90703878
0.90836849
0.90963945
0.91081008
0.91212615
0.9133707
0.91460046
0.91561899
0.91670618
0.917807
0.9187643
0.91996936
0.92144908
0.92300949
0.92433128
0.92499504
0.92276115
0.91690692
0.90666732
0.896422
0.88745384
0.88119335
0.87570705
0.87214508
0.87019042
0.86952838
0.86950664
0.86994094
0.87052745
0.87127246
0.87191162
0.87235794
0.87260513
0.87281398
0.87317161
0.87368717
0.87442188
0.87514629
0.87562475
0.87585525
0.87579174
0.87546615
0.87487621
0.87439451
0.87397842
0.873705
0.87367639
0.87396984
0.87447223
0.87516984
0.87596235
0.87700309
0.87813034
0.87913169
0.8804346
0.88166151
0.88286819
0.88395423
0.88507404
0.88621101
0.88726787
0.88815889
0.88907375
0.88996067
0.89066276
0.89150161
0.89230842
0.89315872
0.89372749
0.89456405
0.89541606
0.89615592
0.89704971
0.89803962
0.8990633
0.90007266
0.90122051
0.90241756
0.90367069
0.90484828
0.90613975
0.90758743
0.90878334
0.91015548
0.91160831
0.91312007
0.91441268
0.91595373
0.91752204
0.91881294
0.92030124
0.92177877
0.92310791
0.92421569
0.92545967
0.92670021
0.92804603
0.92935295
0.93099861
0.93249778
0.93305625
0.93037834
0.92144737
0.90835704
0.89814386
0.88808784
0.88026752
0.87541465
0.87158946
0.86953468
0.86877365
0.86875934
0.86922464
0.86987571
0.87057609
0.87101726
0.87146415
0.87162551
0.87172393
0.87199411
0.87246618
0.87316761
0.87376728
0.87417526
0.8742114
0.87407226
0.87355155
0.87277565
0.87201633
0.8713829
0.87088336
0.87076435
0.87084684
0.87124099
0.8719202
0.87270183
0.87354764
0.87456722
0.87569913
0.87684173
0.87777156
0.87888393
0.87999973
0.88094911
0.88199052
0.88296546
0.88397321
0.8847908
0.88568983
0.8865097
0.88718204
0.88797168
0.88882427
0.8896162
0.89024562
0.89113597
0.89200744
0.89293498
0.8937808
0.89480724
0.89584932
0.89685859
0.89802532
0.89930305
0.90063581
0.90178642
0.90315685
0.90461997
0.90592918
0.90740833
0.90888004
0.91042213
0.91167812
0.91311492
0.91442356
0.91569442
0.9167262
0.91803369
0.9195362
0.92095413
0.9226902
0.92431812
0.92499217
0.92287044
0.91495113
0.9027008
0.89279708
0.88294086
0.8752242
0.86976356
0.86668405
0.86462984
0.86392707
0.86408271
0.86466236
0.86550922
0.86648025
0.86723728
0.86798582
0.86846933
0.8689516
0.86945514
0.87021903
0.871138
0.87186412
0.87243003
0.87262067
0.87253532
0.87223091
0.87166795
0.87107162
0.87057037
0.87038726
0.8704256
0.87069625
0.87125701
0.87207298
0.8730298
0.87419929
0.87534885
0.87674274
0.87816009
0.87934169
0.88073558
0.88207569
0.88339977
0.8845025
0.88569145
0.88674774
0.88784751
0.88874301
0.88969974
0.89063587
0.89143295
0.89238224
0.89333953
0.89430255
0.89514942
0.89621772
0.89729127
0.89829998
0.89953718
0.90076961
0.90202388
0.90323076
0.90467844
0.90621242
0.90776653
0.90910263
0.910678
0.9123785
0.91383018
0.91549024
0.91722278
0.91885643
0.92030639
0.92188911
0.92348613
0.92473926
0.92616233
0.92752189
0.92899875
0.93024168
0.93191471
0.93372173
0.93517513
0.93550758
0.93143234
0.92014617
0.90730361
0.89438323
0.88429412
0.8768321
0.87239055
0.86914501
0.86749534
0.8671297
0.86742267
0.86819467
0.86907634
0.86988945
0.87068767
0.87127027
0.87163934
0.87200841
0.87245807
0.87316589
0.87394819
0.87471084
0.87519664
0.87532367
0.87524185
0.87479953
0.87409801
0.87341032
0.87281627
0.87239913
0.87236604
0.87260513
0.87313098
0.87389202
0.87466793
0.87578544
0.87701568
0.87829694
0.87936859
0.88063945
0.88183937
0.8829998
0.88403778
0.88514385
0.88629226
0.8871375
0.88813648
0.88902912
0.88988628
0.89056434
0.89141578
0.89215049
0.89282741
0.89370231
0.89442501
0.89524326
0.89601974
0.89690837
0.89785079
0.89881725
0.8997775
0.90103454
0.90229911
0.90345211
0.90485229
0.90625705
0.90769968
0.90902023
0.91052684
0.91205234
0.91319618
0.91459808
0.91589298
0.91721019
0.91843013
0.92003116
0.92186565
0.92383174
0.92537441
0.92582302
0.92250881
0.91483268
0.90247707
0.89129676
0.88226737
0.87626724
0.87137775
0.86851673
0.86733064
0.86710109
0.86766586
0.8685831
0.86966629
0.87107734
0.87234601
0.87325916
0.87429027
0.87539691
0.87671985
0.87799129
0.87912197
0.87968502
0.87977895
0.87938175
0.87859783
0.87757415
0.87666263
0.87573795
0.87516288
0.87501125
0.87510051
0.87559719
0.87641315
0.87731609
0.87862529
0.88000431
0.8814846
0.88286991
0.88440685
0.88593235
0.8873331
0.8885353
0.88987598
0.89113082
0.89215793
0.89328174
0.89432487
0.895471
0.89632997
0.89728946
0.89815006
0.89894027
0.89998226
0.90133895
0.90287132
0.90444145
0.90636177
0.90833988
0.91046791
0.91248207
0.91482076
0.91728057
0.91945095
0.92197618
0.9245716
0.9270688
0.92931404
0.93198909
0.93423566
0.93570442
0.93698329
0.93796749
0.93885049
0.93958292
0.940452
0.94164676
0.94281349
0.94297771
0.9400629
0.9312664
0.92089519
0.90908203
0.89874181
0.8905054
0.8851902
0.8809473
0.878337
0.87714967
0.87671194
0.87689723
0.87752609
0.87817554
0.87882051
0.87932119
0.87972393
0.88000602
0.88034477
0.88093872
0.8815464
0.88228807
0.88280982
0.88295974
0.88286886
0.88240871
0.88176212
0.88108863
0.88036193
0.87981042
0.87950019
0.87948246
0.8797079
0.88025388
0.88091192
0.88159217
0.88254203
0.88351936
0.88440914
0.88540706
0.88647766
0.88752765
0.88844718
0.88946285
0.89049634
0.89128646
0.89216251
0.89299278
0.8937704
0.89435749
0.89500923
0.89569702
0.89636716
0.89717445
0.89793605
0.89872684
0.89943418
0.90034847
0.90127143
0.90222415
0.90312595
0.90413875
0.90516643
0.90604248
0.90713539
0.90825862
0.90944204
0.91045246
0.91170387
0.9129507
0.9140397
0.91516857
0.91622657
0.91733951
0.91834201
0.91960201
0.92105655
0.92256145
0.9237214
0.9240549
0.92092838
0.9144453
0.90448493
0.89463386
0.88602046
0.8800724
0.87486133
0.87148303
0.86983509
0.86907234
0.86914043
0.86966571
0.870298
0.87110195
0.87184638
0.87246494
0.87284832
0.87336168
0.87405567
0.87478075
0.87564868
0.87630786
0.87658081
0.87650184
0.87608356
0.87528715
0.87442989
0.87354297
0.87283973
0.87249298
0.87243289
0.87271842
0.87332553
0.87411518
0.87493915
0.87606925
0.87717876
0.8781682
0.87929477
0.88034591
0.88144054
0.88233432
0.88331232
0.8842575
0.88502607
0.88591918
0.88671741
0.88748083
0.88811645
0.88883285
0.88956871
0.89027652
0.89086761
0.89157085
0.89233818
0.89309635
0.89393692
0.8948719
0.89582977
0.8967493
0.89782276
0.89892711
0.89988155
0.90097389
0.90206222
0.90311632
0.90405921
0.90523061
0.90629539
0.90744504
0.90845146
0.90969257
0.91112365
0.91235742
0.91369514
0.91402015
0.91139259
0.90593891
0.89698228]

x=length(IR); %set the length of x to be equal to the number of elements in the IR array
time=linspace(1,x,x); %make a time vector with the same length as the data
time=time';%transpose it so the time array matches the data array
time=time./500;%divide by the number of samples taken per second to get the time in seconds


plot(time,IR)
xlabel('Time (s)')
ylabel('Voltage (V)')
title('Pulse Ox Data for IR LED')
